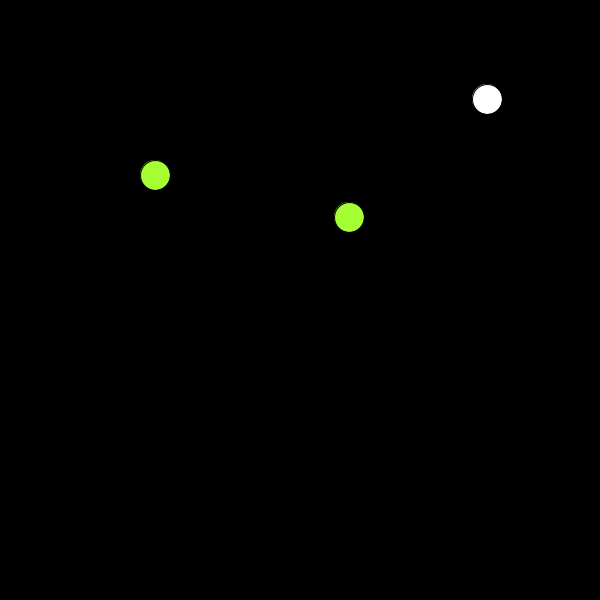
Frame 1 (no input)
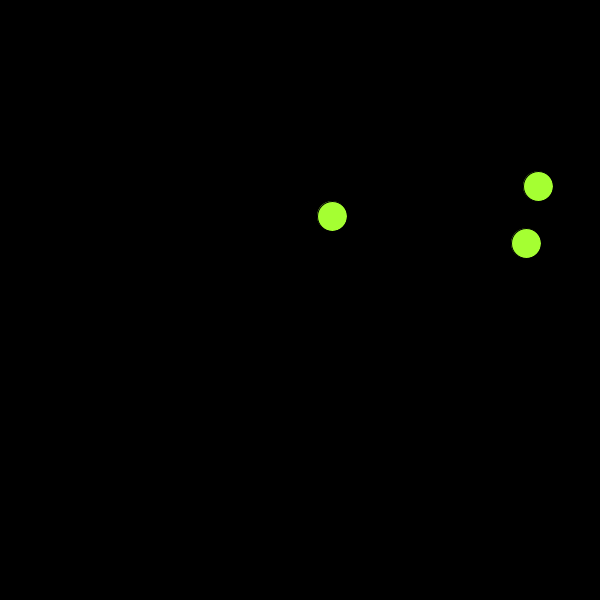
Frame 60 (the mouse pressed at the canvas centre just before this capture)
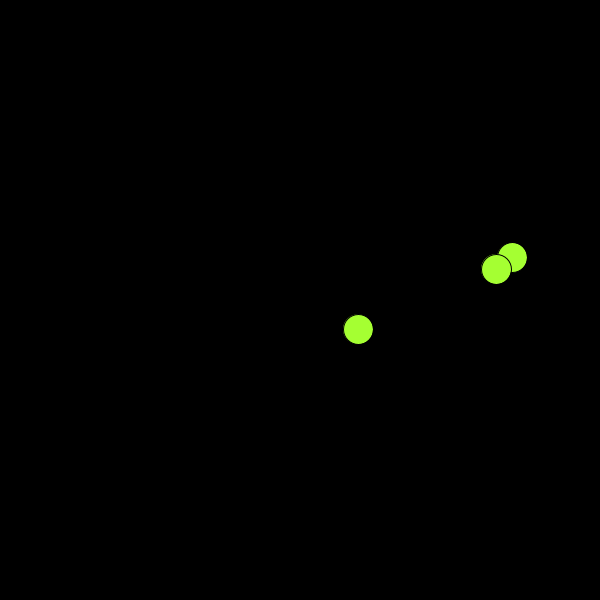
Frame 120 (the mouse held since frame 60 and released just before this capture)

The Processing sketch that drew these frames (run headless with seeded random() and noise(); from frame 60 on, the mouse is pressed at the canvas centre):

// Processing sketch: processing_135316
// ── processing_135316.pde

//DECLARE
Ball myBall;
Ball myBall2;
Ball myBall3;

void setup() {
  size(600,600);
  smooth();
  
  //INITIALIZE
  myBall = new Ball(487, 99);
  myBall2 = new Ball(155, 175);
  myBall3 = new Ball(349, 217);
}

void draw() {
  background(0);
  
  //CALL FUNCTIONALITY
  myBall.run();
  myBall2.run();
  myBall3.run();
}
class Ball{
//GLOBAL VARIABLES
float x=0;
float y=0;
float speedX = 3;
float speedY = 0.5;

//CONSTRUCTOR
Ball(float _x, float _y) {
  
  x = _x;
  y = _y;
}

  //FUNCTIONS
   void run(){
    display();
    move();
    bounce();
    gravity();
  }
  
  void bounce(){
    if(x>width) {
      speedX = speedX *-1;
    }
    if(x<0) {
      speedX = speedX *-1;
    }
     if(y>width) {
      speedY = speedY *-1;
    }
    if(y<0) {
      speedY = speedY *-1;
    }
  }
  void display(){
    ellipse(x,y,30,30);
    fill(165,255,50);
  }
  
  void move(){
    x += speedX;
    y += speedY;
}

  void gravity(){
    speedY += 0.8;
  }
}
